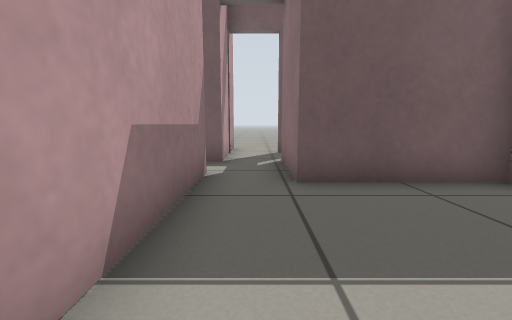
[1] (above)

24 first-person views from a walk through a world built for the Gazebo simulator. The camera is 0.5 m above the floor, tilts 8° down and sees 90° across. The floor is counted in squares, 0.5 m on a side. Each view is taken from the middle of a square. On the plan, view 1 faces up. The plan holds only what a view shows up to about 11 squares ahead; the rest is blank.

[2]
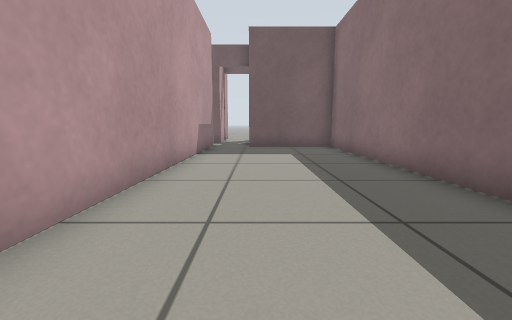

[3]
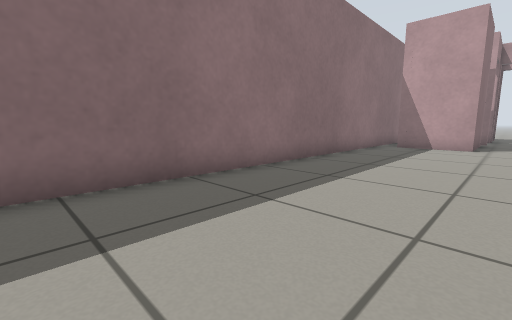

[4]
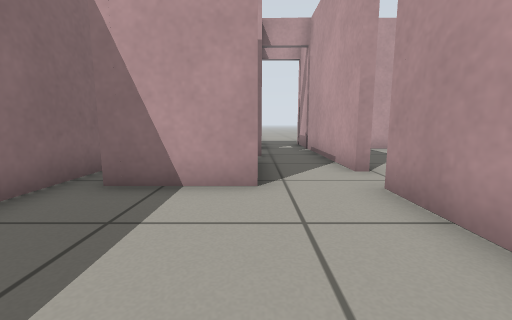

[5]
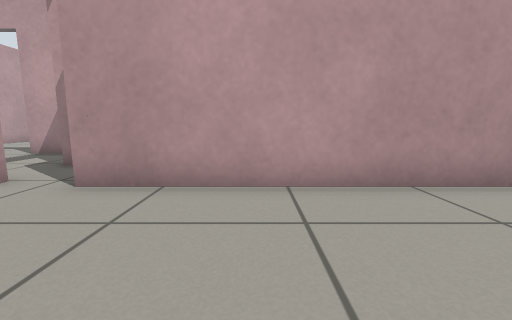

[6]
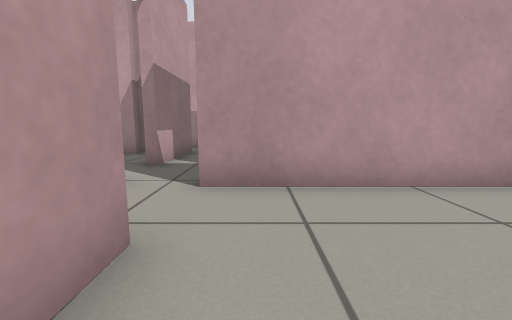

[7]
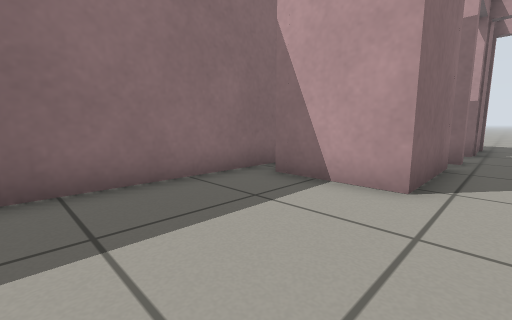

[8]
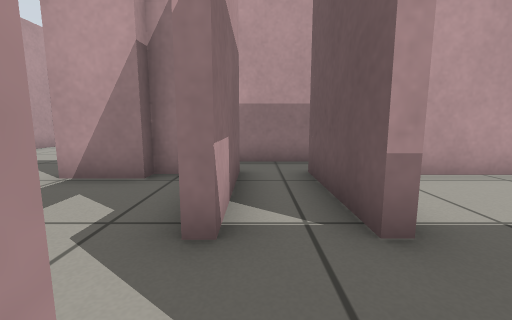

[9]
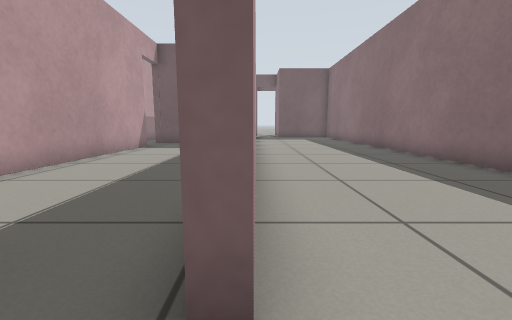

[10]
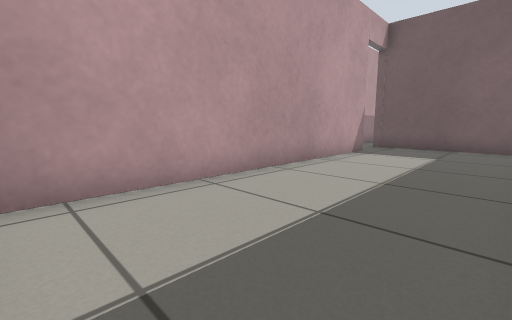

[11]
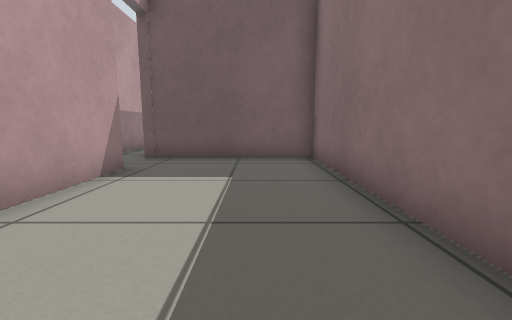

[12]
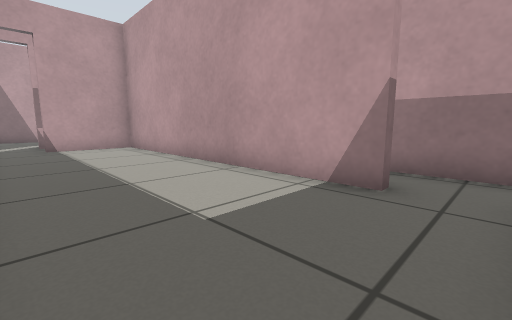

[13]
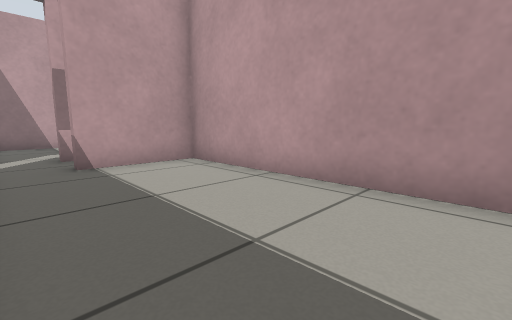

[14]
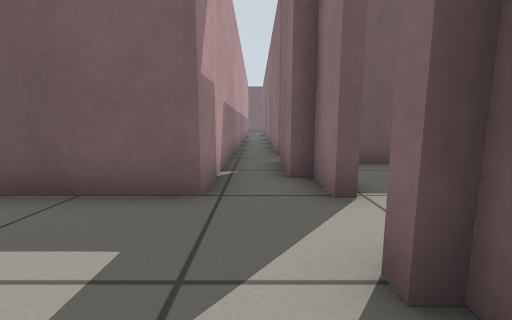

[15]
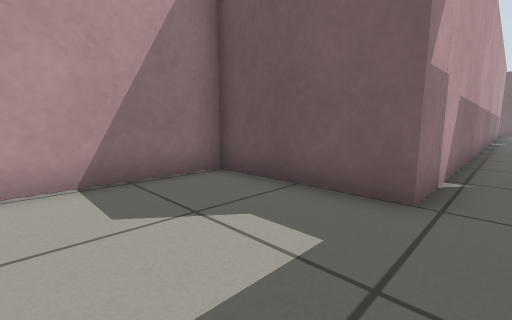

[16]
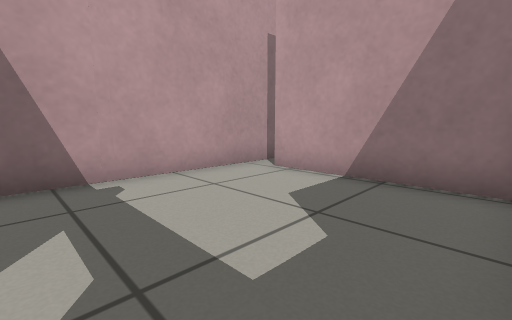

[17]
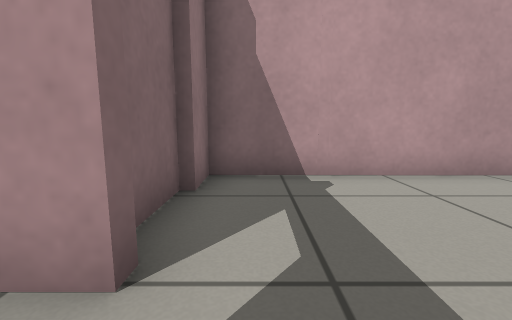

[18]
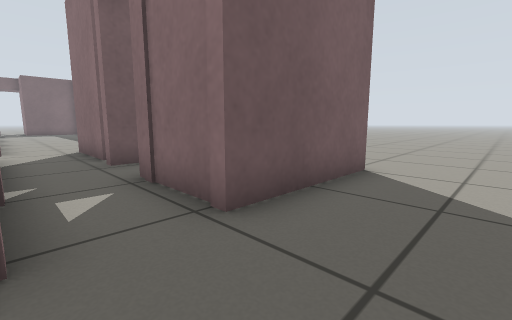

[19]
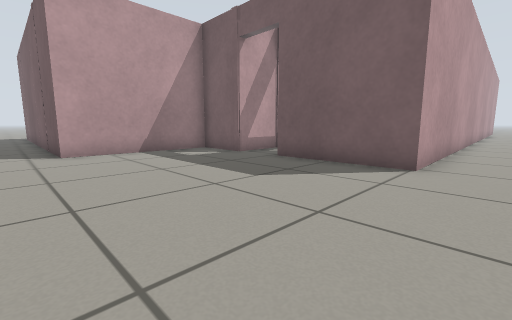

[20]
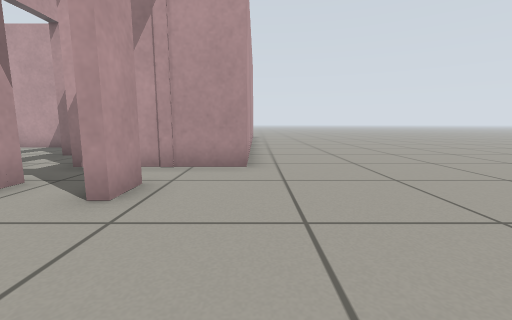

[21]
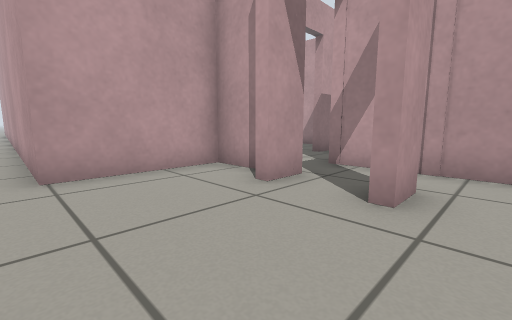

[22]
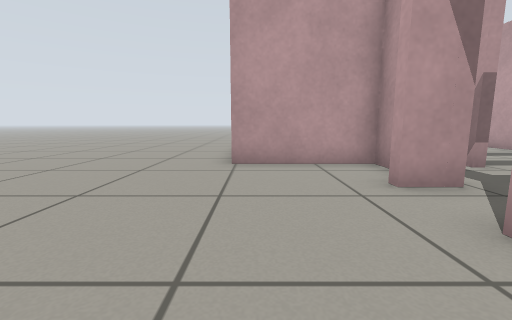

[23]
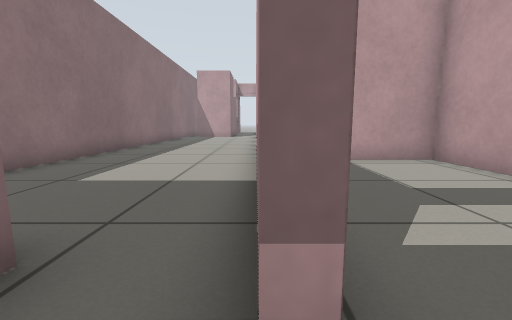

[24]
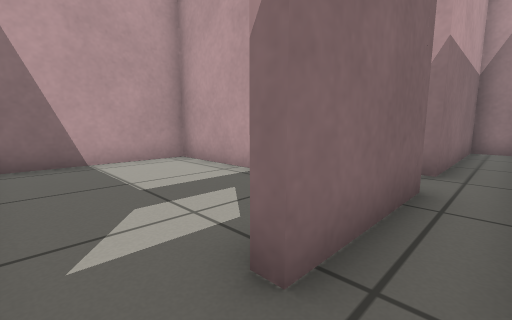

### Floor plan
Points are (right, up) in squares from view 1. A wall is a line through its corners. A room is listed if a view was taken in it or the views show most of it. See-through windows are left out.
Room 1 (views 1, 2, 3, 4, 5, 6, 7, 8, 9)
walls: (-1, -6.9) (-1, -14); (-1.5, -15.3) (-1, -15.3) (-1, -20.6); (-1, 3.5) (-1, -5.1); (4.3, -15.5) (4.3, 4.3) (0.8, 4.3); (0.8, -17.1) (0.8, -14.1) (3.5, -14.1)
ways out: opening at (0, 4.5) to room 6; open door at (0.2, -20.2)
Room 2 (views 10, 11, 12, 13)
walls: (-1.3, -7.5) (-1.3, -1.5) (-6.4, -1.5); (-6, -3.3) (-6, -13.6) (-3.1, -13.6)
ways out: open door at (-6, -2.5) to room 7; open door at (-2.5, -15) to room 9
Room 3 (views 14, 15, 16, 17)
walls: (-5.8, -22.9) (-5.8, -20.7); (-5.8, -18.8) (-5.8, -17.3); (-7.8, -17) (-7.8, -18.5) (-11.7, -18.5) (-11.7, -23.1); (-12.7, -23.9) (-6.2, -23.9) (-6.2, -22.8)
ways out: open door at (-7, -17) to room 7; open door at (-6, -19.5) to room 9
Room 4 (views 18, 19)
walls: (4.6, -14.1) (4.6, -22.8) (0.8, -22.8); (-1, -22.8) (-3.3, -22.8) (-3.3, -27.8); (4.6, 4.6) (4.6, -5.7)
ways out: opening at (5.5, 4) to room 5; open door at (-0.5, -23) to room 10; opening at (-4, -29)
Room 5 (views 20, 21, 22)
walls: (1.7, 7) (1.7, 6.6); (0.8, 9.1) (1.8, 9.1); (1, 6) (1, 4.6) (4.6, 4.6); (-1, 10.8) (-1, 9)
ways out: opening at (5.5, 4) to room 4; open door at (-0.5, 9) to room 11; open door at (1.7, 7.7) to room 11; opening at (-1, 12)
Room 6 (views 23, 24)
walls: (-6.4, 5.1) (-3.1, 5.1); (-1, 6.7) (-1.4, 6.7); (-1, 5.2) (-1, 3.5); (0.8, 4.3) (0.8, 7); (-13.2, 6.1) (-13.2, 5.1) (-7.7, 5.1)
ways out: opening at (0, 4.5) to room 1; opening at (-7, 6) to room 7; open door at (-2.5, 5) to room 8; open door at (-0.5, 7) to room 11
Room 7 (no view inside)
walls: (-7.8, -6.6) (-7.8, -17); (-7.8, -1.9) (-7.8, -3.9); (-3.1, -13.9) (-6.2, -13.9) (-6.2, -10.8); (-7.8, 2) (-7.8, 0.1); (-6.4, -17.3) (-6.4, -15.3) (-3.1, -15.3)
ways out: open door at (-6, -2.5) to room 2; open door at (-7, -17) to room 3; opening at (-7, 6) to room 6
Room 8 (no view inside)
walls: (-6, 2.8) (-6, -1.2) (-1.9, -1.2)
ways out: open door at (-2.5, 5) to room 6
Room 9 (no view inside)
walls: (-5.6, -17.1) (-5.6, -18.8); (-3.6, -15.6) (-4.5, -15.6); (-6, -16.5) (-6, -17.3); (-6.2, -20.4) (-2, -20.4)
ways out: open door at (-2.5, -15) to room 2; open door at (-6, -19.5) to room 3
Room 10 (no view inside)
walls: (0.8, -22.8) (0.8, -20); (-1, -20.6) (-1, -22.8)
ways out: open door at (-0.5, -23) to room 4
Room 11 (no view inside)
walls: (-1, 9) (-1, 6.7)
ways out: open door at (-0.5, 9) to room 5; open door at (1.7, 7.7) to room 5; open door at (-0.5, 7) to room 6

Where each view was taken, in squares from view 1:
view 1: 0 up, 0 right, facing up
view 2: 7 down, 1 right, facing up
view 3: 2 down, 0 right, facing down-right
view 4: 10 down, 1 right, facing down
view 5: 11 down, 3 right, facing left
view 6: 13 down, 3 right, facing left
view 7: 10 down, 0 right, facing down-right
view 8: 15 down, 1 left, facing left
view 9: 15 down, 1 left, facing up
view 10: 13 down, 2 left, facing up-left
view 11: 9 down, 3 left, facing up
view 12: 2 down, 2 left, facing down-left
view 13: 7 down, 2 left, facing down-left
view 14: 22 down, 7 left, facing up
view 15: 22 down, 7 left, facing up-left
view 16: 19 down, 7 left, facing down-left
view 17: 19 down, 7 left, facing down
view 18: 25 down, 1 left, facing up-right
view 19: 29 down, 6 right, facing up-left
view 20: 11 up, 5 right, facing left
view 21: 10 up, 5 right, facing down-left
view 22: 11 up, 4 right, facing down
view 23: 6 up, 1 left, facing down
view 24: 6 up, 2 left, facing down-left
